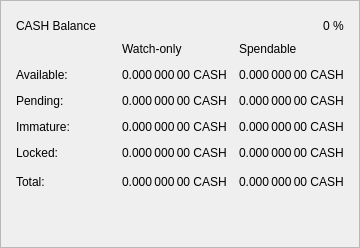
                   <widget class="QFrame" name="frame_Balances">
                    <property name="autoFillBackground">
                     <bool>false</bool>
                    </property>
                    <property name="styleSheet">
                     <string notr="true">basckground-color:#fff;</string>
                    </property>
                    <property name="frameShape">
                     <enum>QFrame::StyledPanel</enum>
                    </property>
                    <property name="frameShadow">
                     <enum>QFrame::Raised</enum>
                    </property>
                    <layout class="QVBoxLayout" name="verticalLayout_4">
                     <property name="leftMargin">
                      <number>15</number>
                     </property>
                     <property name="topMargin">
                      <number>15</number>
                     </property>
                     <property name="rightMargin">
                      <number>15</number>
                     </property>
                     <property name="bottomMargin">
                      <number>15</number>
                     </property>
                     <item>
                      <layout class="QHBoxLayout" name="horizontalLayout_4">
                       <item>
                        <widget class="QLabel" name="label_5">
                         <property name="minimumSize">
                          <size>
                           <width>0</width>
                           <height>20</height>
                          </size>
                         </property>
                         <property name="font">
                          <font/>
                         </property>
                         <property name="text">
                          <string>CASH Balance</string>
                         </property>
                        </widget>
                       </item>
                       <item>
                        <spacer name="horizontalSpacer_3">
                         <property name="orientation">
                          <enum>Qt::Horizontal</enum>
                         </property>
                         <property name="sizeHint" stdset="0">
                          <size>
                           <width>40</width>
                           <height>20</height>
                          </size>
                         </property>
                        </spacer>
                       </item>
                       <item>
                        <widget class="QLabel" name="labelCASHPercent">
                         <property name="text">
                          <string notr="true">0 %</string>
                         </property>
                        </widget>
                       </item>
                      </layout>
                     </item>
                     <item>
                      <layout class="QGridLayout" name="gridLayout">
                       <property name="spacing">
                        <number>12</number>
                       </property>
                       <item row="3" column="0">
                        <widget class="QLabel" name="labelImmatureText">
                         <property name="text">
                          <string>Immature:</string>
                         </property>
                        </widget>
                       </item>
                       <item row="4" column="0">
                        <widget class="QLabel" name="labelLockedBalanceText">
                         <property name="toolTip">
                          <string>Locked CASH or Masternode collaterals. These are excluded from zCASH minting.</string>
                         </property>
                         <property name="text">
                          <string>Locked:</string>
                         </property>
                        </widget>
                       </item>
                       <item row="5" column="0">
                        <widget class="QLabel" name="labelTotalText">
                         <property name="toolTip">
                          <string>Your current Caskback balance, unconfirmed and immature transactions included</string>
                         </property>
                         <property name="text">
                          <string>Total:</string>
                         </property>
                        </widget>
                       </item>
                       <item row="5" column="1">
                        <spacer name="horizontalSpacer_9">
                         <property name="orientation">
                          <enum>Qt::Horizontal</enum>
                         </property>
                         <property name="sizeHint" stdset="0">
                          <size>
                           <width>40</width>
                           <height>20</height>
                          </size>
                         </property>
                        </spacer>
                       </item>
                       <item row="1" column="0">
                        <widget class="QLabel" name="labelBalanceText">
                         <property name="text">
                          <string>Available:</string>
                         </property>
                        </widget>
                       </item>
                       <item row="2" column="0">
                        <widget class="QLabel" name="labelPendingText">
                         <property name="text">
                          <string>Pending:</string>
                         </property>
                        </widget>
                       </item>
                       <item row="0" column="3">
                        <widget class="QLabel" name="labelSpendable">
                         <property name="text">
                          <string>Spendable</string>
                         </property>
                         <property name="alignment">
                          <set>Qt::AlignLeading|Qt::AlignLeft|Qt::AlignVCenter</set>
                         </property>
                        </widget>
                       </item>
                       <item row="0" column="2">
                        <widget class="QLabel" name="labelWatchonly">
                         <property name="text">
                          <string>Watch-only</string>
                         </property>
                         <property name="alignment">
                          <set>Qt::AlignLeading|Qt::AlignLeft|Qt::AlignVCenter</set>
                         </property>
                        </widget>
                       </item>
                       <item row="1" column="2">
                        <widget class="QLabel" name="labelWatchAvailable">
                         <property name="font">
                          <font/>
                         </property>
                         <property name="cursor">
                          <cursorShape>IBeamCursor</cursorShape>
                         </property>
                         <property name="toolTip">
                          <string>Your current balance in watch-only addresses</string>
                         </property>
                         <property name="text">
                          <string notr="true">0.000 000 00 CASH</string>
                         </property>
                         <property name="alignment">
                          <set>Qt::AlignLeading|Qt::AlignLeft|Qt::AlignVCenter</set>
                         </property>
                         <property name="textInteractionFlags">
                          <set>Qt::LinksAccessibleByMouse|Qt::TextSelectableByKeyboard|Qt::TextSelectableByMouse</set>
                         </property>
                        </widget>
                       </item>
                       <item row="1" column="3">
                        <widget class="QLabel" name="labelBalance">
                         <property name="font">
                          <font/>
                         </property>
                         <property name="cursor">
                          <cursorShape>IBeamCursor</cursorShape>
                         </property>
                         <property name="toolTip">
                          <string>Your current spendable balance</string>
                         </property>
                         <property name="text">
                          <string notr="true">0.000 000 00 CASH</string>
                         </property>
                         <property name="alignment">
                          <set>Qt::AlignLeading|Qt::AlignLeft|Qt::AlignVCenter</set>
                         </property>
                         <property name="textInteractionFlags">
                          <set>Qt::LinksAccessibleByMouse|Qt::TextSelectableByKeyboard|Qt::TextSelectableByMouse</set>
                         </property>
                        </widget>
                       </item>
                       <item row="2" column="2">
                        <widget class="QLabel" name="labelWatchPending">
                         <property name="font">
                          <font/>
                         </property>
                         <property name="cursor">
                          <cursorShape>IBeamCursor</cursorShape>
                         </property>
                         <property name="toolTip">
                          <string>Unconfirmed transactions to watch-only addresses</string>
                         </property>
                         <property name="text">
                          <string notr="true">0.000 000 00 CASH</string>
                         </property>
                         <property name="alignment">
                          <set>Qt::AlignLeading|Qt::AlignLeft|Qt::AlignVCenter</set>
                         </property>
                         <property name="textInteractionFlags">
                          <set>Qt::LinksAccessibleByMouse|Qt::TextSelectableByKeyboard|Qt::TextSelectableByMouse</set>
                         </property>
                        </widget>
                       </item>
                       <item row="2" column="3">
                        <widget class="QLabel" name="labelUnconfirmed">
                         <property name="font">
                          <font/>
                         </property>
                         <property name="cursor">
                          <cursorShape>IBeamCursor</cursorShape>
                         </property>
                         <property name="toolTip">
                          <string>Total of transactions that have yet to be confirmed, and do not yet count toward the spendable balance</string>
                         </property>
                         <property name="text">
                          <string notr="true">0.000 000 00 CASH</string>
                         </property>
                         <property name="alignment">
                          <set>Qt::AlignLeading|Qt::AlignLeft|Qt::AlignVCenter</set>
                         </property>
                         <property name="textInteractionFlags">
                          <set>Qt::LinksAccessibleByMouse|Qt::TextSelectableByKeyboard|Qt::TextSelectableByMouse</set>
                         </property>
                        </widget>
                       </item>
                       <item row="3" column="2">
                        <widget class="QLabel" name="labelWatchImmature">
                         <property name="font">
                          <font/>
                         </property>
                         <property name="cursor">
                          <cursorShape>IBeamCursor</cursorShape>
                         </property>
                         <property name="toolTip">
                          <string>Staked or masternode rewards in watch-only addresses that has not yet matured</string>
                         </property>
                         <property name="text">
                          <string notr="true">0.000 000 00 CASH</string>
                         </property>
                         <property name="alignment">
                          <set>Qt::AlignLeading|Qt::AlignLeft|Qt::AlignVCenter</set>
                         </property>
                         <property name="textInteractionFlags">
                          <set>Qt::LinksAccessibleByMouse|Qt::TextSelectableByKeyboard|Qt::TextSelectableByMouse</set>
                         </property>
                        </widget>
                       </item>
                       <item row="3" column="3">
                        <widget class="QLabel" name="labelImmature">
                         <property name="font">
                          <font/>
                         </property>
                         <property name="cursor">
                          <cursorShape>IBeamCursor</cursorShape>
                         </property>
                         <property name="toolTip">
                          <string>Staked or masternode rewards that has not yet matured</string>
                         </property>
                         <property name="text">
                          <string notr="true">0.000 000 00 CASH</string>
                         </property>
                         <property name="alignment">
                          <set>Qt::AlignLeading|Qt::AlignLeft|Qt::AlignVCenter</set>
                         </property>
                         <property name="textInteractionFlags">
                          <set>Qt::LinksAccessibleByMouse|Qt::TextSelectableByKeyboard|Qt::TextSelectableByMouse</set>
                         </property>
                        </widget>
                       </item>
                       <item row="4" column="2">
                        <widget class="QLabel" name="labelWatchLocked">
                         <property name="font">
                          <font/>
                         </property>
                         <property name="cursor">
                          <cursorShape>IBeamCursor</cursorShape>
                         </property>
                         <property name="toolTip">
                          <string>Current locked balance in watch-only addresses</string>
                         </property>
                         <property name="text">
                          <string notr="true">0.000 000 00 CASH</string>
                         </property>
                         <property name="alignment">
                          <set>Qt::AlignLeading|Qt::AlignLeft|Qt::AlignVCenter</set>
                         </property>
                         <property name="textInteractionFlags">
                          <set>Qt::LinksAccessibleByMouse|Qt::TextSelectableByKeyboard|Qt::TextSelectableByMouse</set>
                         </property>
                        </widget>
                       </item>
                       <item row="4" column="3">
                        <widget class="QLabel" name="labelLockedBalance">
                         <property name="font">
                          <font/>
                         </property>
                         <property name="cursor">
                          <cursorShape>IBeamCursor</cursorShape>
                         </property>
                         <property name="toolTip">
                          <string>Locked CASH or Masternode collaterals. These are excluded from zCASH minting.</string>
                         </property>
                         <property name="text">
                          <string notr="true">0.000 000 00 CASH</string>
                         </property>
                         <property name="alignment">
                          <set>Qt::AlignLeading|Qt::AlignLeft|Qt::AlignVCenter</set>
                         </property>
                         <property name="textInteractionFlags">
                          <set>Qt::LinksAccessibleByMouse|Qt::TextSelectableByKeyboard|Qt::TextSelectableByMouse</set>
                         </property>
                        </widget>
                       </item>
                       <item row="5" column="2">
                        <widget class="QLabel" name="labelWatchTotal">
                         <property name="font">
                          <font/>
                         </property>
                         <property name="cursor">
                          <cursorShape>IBeamCursor</cursorShape>
                         </property>
                         <property name="toolTip">
                          <string>Current total balance in watch-only addresses</string>
                         </property>
                         <property name="text">
                          <string notr="true">0.000 000 00 CASH</string>
                         </property>
                         <property name="alignment">
                          <set>Qt::AlignLeading|Qt::AlignLeft|Qt::AlignVCenter</set>
                         </property>
                         <property name="textInteractionFlags">
                          <set>Qt::LinksAccessibleByMouse|Qt::TextSelectableByKeyboard|Qt::TextSelectableByMouse</set>
                         </property>
                        </widget>
                       </item>
                       <item row="5" column="3">
                        <widget class="QLabel" name="labelTotal">
                         <property name="font">
                          <font/>
                         </property>
                         <property name="cursor">
                          <cursorShape>IBeamCursor</cursorShape>
                         </property>
                         <property name="toolTip">
                          <string>Your current Caskback balance, unconfirmed and immature transactions included</string>
                         </property>
                         <property name="text">
                          <string notr="true">0.000 000 00 CASH</string>
                         </property>
                         <property name="alignment">
                          <set>Qt::AlignLeading|Qt::AlignLeft|Qt::AlignVCenter</set>
                         </property>
                         <property name="textInteractionFlags">
                          <set>Qt::LinksAccessibleByMouse|Qt::TextSelectableByKeyboard|Qt::TextSelectableByMouse</set>
                         </property>
                        </widget>
                       </item>
                      </layout>
                     </item>
                     <item>
                      <spacer name="verticalSpacer_3">
                       <property name="orientation">
                        <enum>Qt::Vertical</enum>
                       </property>
                       <property name="sizeType">
                        <enum>QSizePolicy::Expanding</enum>
                       </property>
                       <property name="sizeHint" stdset="0">
                        <size>
                         <width>20</width>
                         <height>40</height>
                        </size>
                       </property>
                      </spacer>
                     </item>
                    </layout>
                   </widget>
